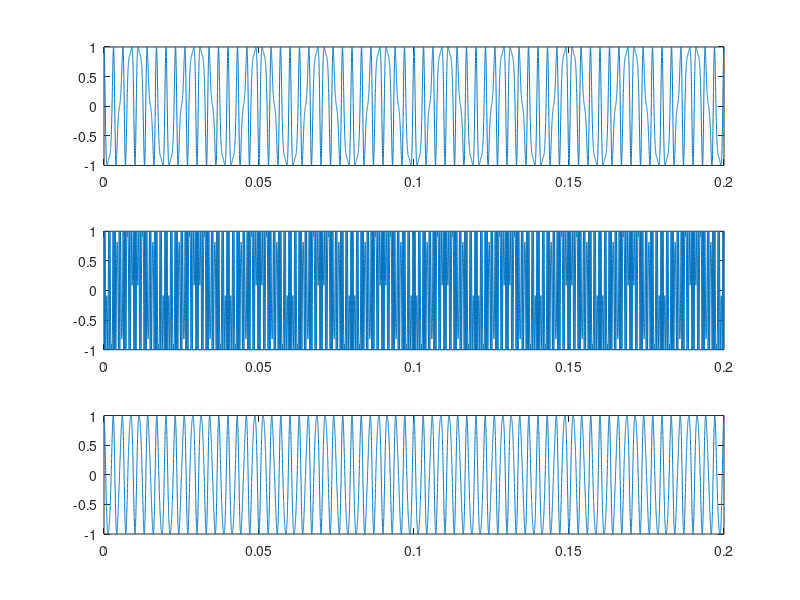

Write the MATLAB code that produced this figure.
t = [0:0.00001:0.20];
x = 1 .* ((0 <= t)&(t <=0.05))-2.*((0.05 <= t)&(t <= 0.1));
c = cos(2*pi*350*t);
s1 = 1 .* cos((2*pi*350*t) + 1*sin(2*pi*300*t));
subplot(311);plot(t,s1);
s2 = 1 .* cos((2*pi*350*t) + 9*sin(2*pi*300*t));
subplot(312);plot(t,s2);
s3 = 1 .* cos((2*pi*350*t) + 0.4*sin(2*pi*300*t));
subplot(313);plot(t,s3);